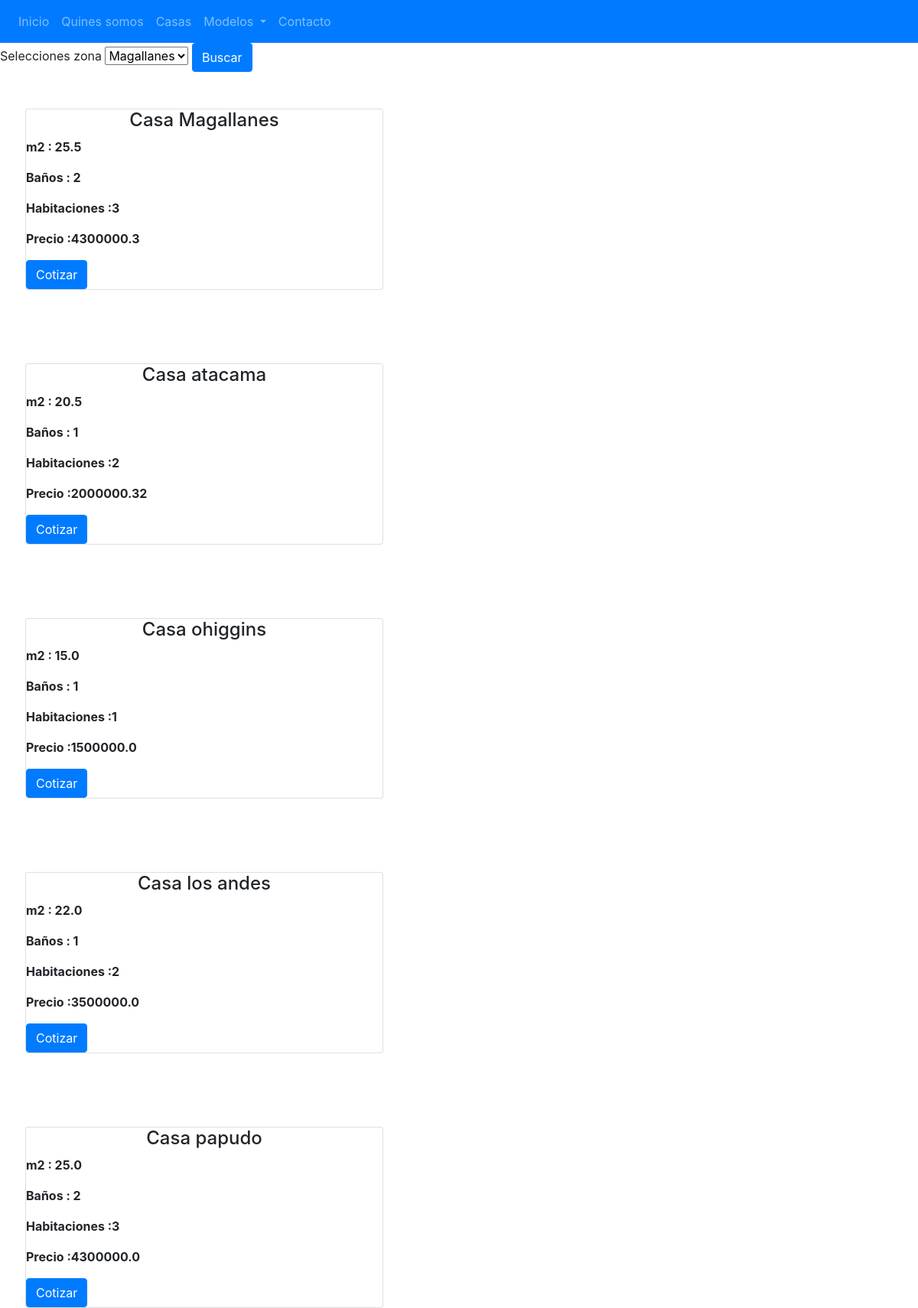
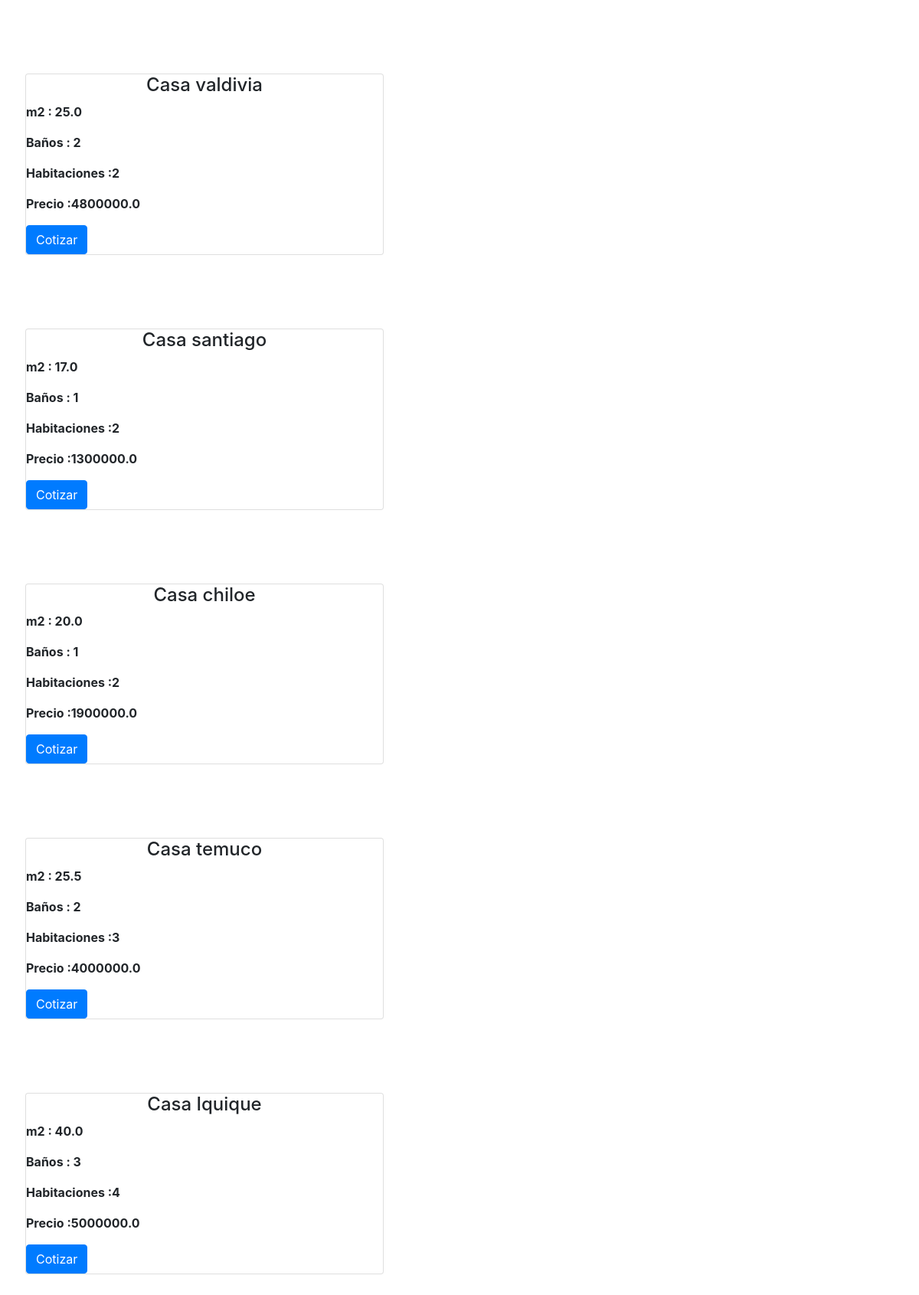
/Casas/Lista/, run on the app's committed database (2 pictures, top to bottom).
### gestion/models.py (models this page shows)
class Casa(models.Model):
    codigo = models.CharField(max_length=10)
    nombre = models.CharField(max_length=50)
    m2 = models.FloatField(max_length=10)
    habitaciones = models.IntegerField()
    banhos = models.IntegerField()
    precio = models.FloatField()

### gestion/views.py (the view)
# urls.py: path('Casas/Lista/',listar_casas),
def listar_casas(request):
    casas = Casa.objects.all()
    return render(request,'Lista-casas.html',{"casa": casas})

### gestion/templates/Lista-casas.html (shortened to what this page needs)
<!DOCTYPE html>
<html lang="en">
<head>
    <link rel="stylesheet" href="https://cdn.jsdelivr.net/npm/bootstrap@4.5.3/dist/css/bootstrap.min.css">
</head>
<body>
    {% include 'Navbar.html' %}
    {% include 'busqueda_zona.html' %}
    {% if casa %}
    {% for casa in casa %}
    <div class="lista-casas">
        <div class="row">
            <div class="four columns">
                <div class="card">
                    <div class="info-card">
                        <h4>{{casa.nombre}}</h4>
                        <p>m2 : {{casa.m2}}</p>
                        <p>Baños : {{casa.banhos}}</p>
                        <p>Habitaciones :{{casa.habitaciones}}</p>
                        <p>Precio :{{casa.precio}}</p>
                        <button class="btn btn-primary">Cotizar</button>
                    </div>
                </div>
            </div>
        </div>
    </div>
    {% endfor %}
    {% else %}
    <p>No hay casas</p>
    {% endif %}
</body>
</html>

### gestion/templates/Lista-casas.html (style rules this page uses)
.four { width: 500px; margin : 2em; padding: 1em; }
.card h4 { text-align: center; }
.card p { font-weight: bold; }
.lista-casas { margin: 0 auto; }

### data on the page
Casa: nombre "Casa Magallanes", m2 "25.5", banhos "2", habitaciones "3", precio "4300000.3"
Casa: nombre "Casa atacama", m2 "20.5", banhos "1", habitaciones "2", precio "2000000.32"
Casa: nombre "Casa ohiggins", m2 "15.0", banhos "1", habitaciones "1", precio "1500000.0"
Casa: nombre "Casa los andes", m2 "22.0", banhos "1", habitaciones "2", precio "3500000.0"
Casa: nombre "Casa papudo", m2 "25.0", banhos "2", habitaciones "3", precio "4300000.0"
Casa: nombre "Casa valdivia", m2 "25.0", banhos "2", habitaciones "2", precio "4800000.0"
Casa: nombre "Casa santiago", m2 "17.0", banhos "1", habitaciones "2", precio "1300000.0"
Casa: nombre "Casa chiloe", m2 "20.0", banhos "1", habitaciones "2", precio "1900000.0"
Casa: nombre "Casa temuco", m2 "25.5", banhos "2", habitaciones "3", precio "4000000.0"
Casa: nombre "Casa Iquique", m2 "40.0", banhos "3", habitaciones "4", precio "5000000.0"
